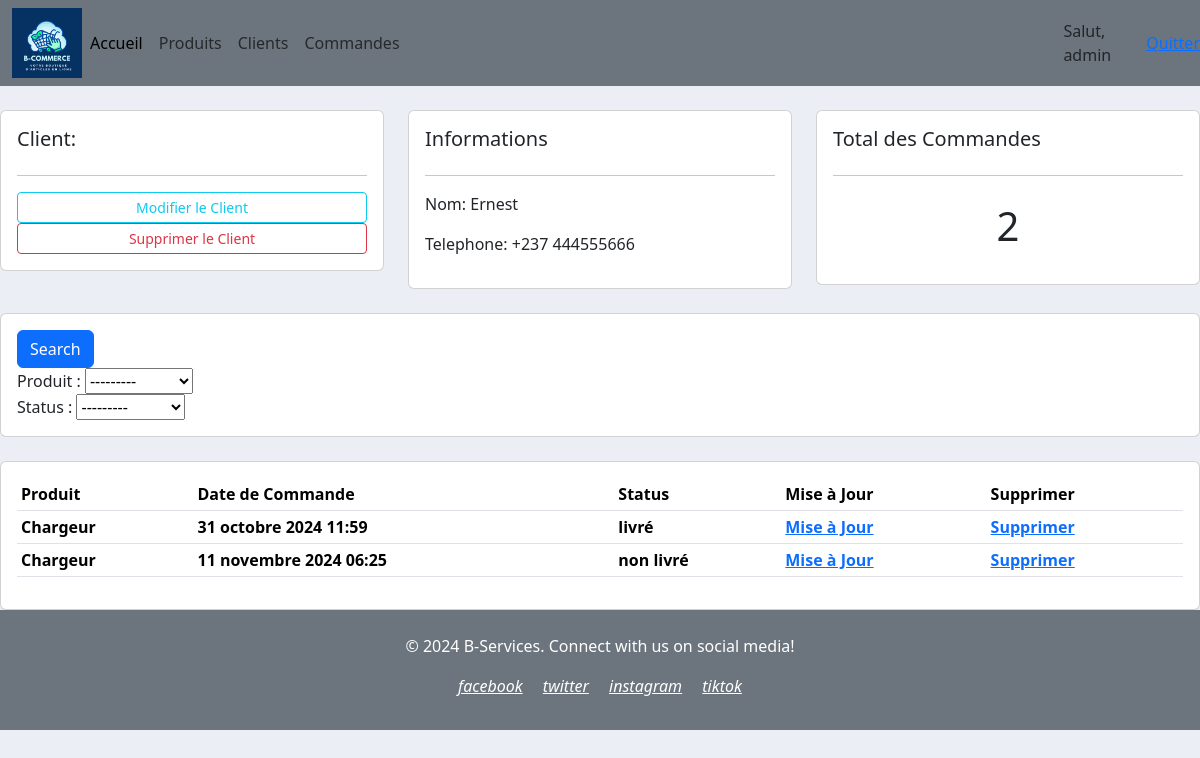
Screenshot of /client/4/ (signed in) with the database file from the repository.
### client/models.py (models this page shows, shortened)
class Client(models.Model):
    nom = models.CharField(max_length=200, null=True)
    telephone = models.CharField(max_length=200, null=True)
    date_creation = models.DateTimeField(auto_now_add=True)

### commande/models.py (models this page shows)
class Commande(models.Model):
    STATUS = (('en instance', 'en instance'),
              ('non livré', 'non livré'),
              ('livré', 'livré'))
    client = models.ForeignKey(Client, null=True, on_delete=models.SET_NULL)
    produit = models.ForeignKey(Produit, null=True, on_delete=models.SET_NULL)
    status = models.CharField(max_length=200, null=True, choices=STATUS)
    date_creation = models.DateTimeField(auto_now_add=True)

### produit/models.py (models this page shows)
class Produit(models.Model):
    nom =models.CharField(max_length=200, null=True)
    prix = models.FloatField(null=True)
    date_creation = models.DateTimeField(auto_now_add=True)
    tag = models.ManyToManyField(Tag)
    def __str__(self):
        return self.nom

### client/views.py (the view)
# urls.py: path('<str:pk>/', views.list_client, name='client'),
@login_required(login_url='acces')
def list_client(request, pk):
    client = Client.objects.get(id=pk)
    commande = client.commande_set.all()
    commande_total = commande.count()
    myFilter = CommandeFiltre(request.GET, queryset=commande)
    commande = myFilter.qs
    context = {'client':client, 'commande':commande, 'commande_total':commande_total, 'myFilter':myFilter}
    return render(request, 'client/list_client.html', context)

### templates/client/list_client.html
{% extends 'main.html' %}
{% block content %}
<br>
<div class="row">
	<div class="col-md">
		<div class="card card-body">
			<h5>Client:</h5>
			<hr>
			<a class="btn btn-outline-info  btn-sm btn-block" href="">Modifier le Client</a>
			<a class="btn btn-outline-danger  btn-sm btn-block" href="">Supprimer le Client</a>
		</div>
	</div>
	<div class="col-md">
		<div class="card card-body">
			<h5>Informations</h5>
			<hr>
			<p>Nom: {{client.nom}} </p>
			<p>Telephone: {{client.telephone}}</p>
		</div>
	</div>
	<div class="col-md">
		<div class="card card-body">
			<h5>Total des Commandes</h5>
			<hr>
			<h1 style="text-align: center;padding: 10px">{{commande_total}}</h1>
		</div>
	</div>
</div>
<br>
<div class="col">
	<div class="col">
		<div class="card card-body">
			<form method="get">
		    <button class="btn btn-primary" type="submit">Search</button>
				{{myFilter.form}}
		  </form>
		</div>
	</div>
</div>
<br>
<div class="row">
	<div class="col-md">
		<div class="card card-body">
			<table class="table table-sm">
				<tr>
					<th>Produit</th>
					<th>Date de Commande</th>
					<th>Status</th>
					<th>Mise à Jour</th>
					<th>Supprimer</th>
				</tr>
				{% for command in commande %}
				<tr>
					<th>{{command.produit}}</th>
					<th>{{command.date_creation}}</th>
					<th>{{command.status}}</th>
					<th><a href=""> Mise à Jour</a></th>
					<th><a href="">Supprimer</a></th>
				</tr>
				{% endfor %}
			</table>
		</div>
	</div>
</div>
{% endblock %}

### templates/base/navbar.html (shortened to what this page needs)
{% load static %}
<nav class="navbar navbar-expand-lg navbar-info bg-secondary">
  <div class="container-fluid">
    <img src="{% static 'images/articleLogo.png' %}" alt="Logo" style="height: 70px;">
    <div class="collapse navbar-collapse" id="navbarNav">
      <ul class="navbar-nav">
        <li class="nav-item">
          <a class="nav-link active" aria-current="page" href="#">Accueil</a>
        </li>
        <li class="nav-item">
          <a class="nav-link" href="#">Produits</a>
        </li>
        <li class="nav-item">
          <a class="nav-link" href="#">Clients</a>
        </li>
        <li class="nav-item">
          <a class="nav-link" href="#">Commandes</a>
        </li>
      </ul>
    </div>
  </div>
  <span>Salut, {{request.user }} </span>
  <span> <a href="{% url 'quitter' %}">Quitter</a></span>
</nav>

### static/css/main.css (style rules this page uses)
body { background-color: #ebeff5; }

### rows the page displays
Client: nom "Ernest", telephone "+237 444555666"
Commande: produit "Chargeur", date_creation "31 octobre 2024 11:59", status "livré"
Commande: produit "Chargeur", date_creation "11 novembre 2024 06:25", status "non livré"

### other values shown
{{ request.user }} "admin"
{{ commande_total }} "2"
